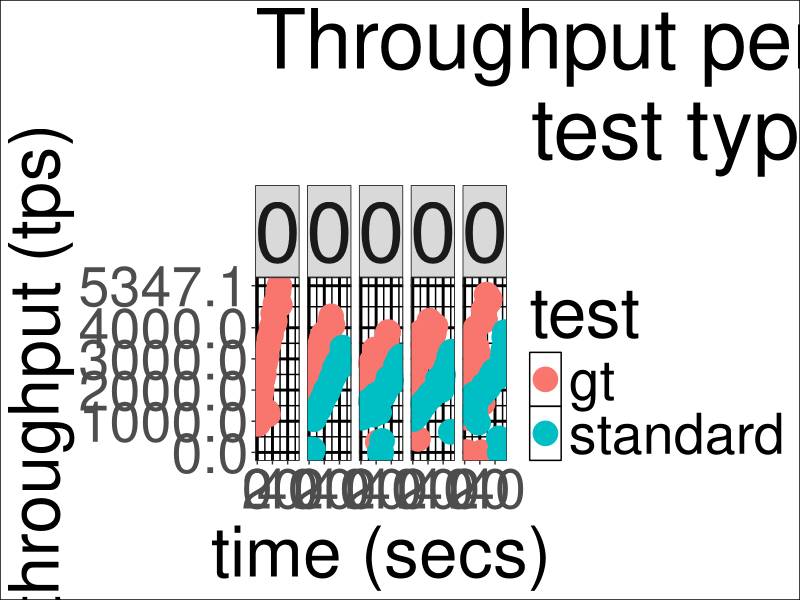

R code for this plot:
## ---- chunk 1
knitr::opts_chunk$set(echo = TRUE)
library(ggplot2)
library(ggthemes)
library(reshape2)
library(knitr)
library(plyr)

# test,active_schemas,workload,size,threads,ts,writes,reads,response_time,tps,user_provided_threads
data <- read.csv("../alldata.csv", header=T)

## ---- chunk 2

p <- ggplot(data, aes(x=ts, y=tps, color=as.factor(test))) + facet_grid(. ~ active_schemas, labeller=label_value) +
           guides(col = guide_legend("test")) + 
           geom_jitter(size=8,width=0.2,height=0.2) +
            theme_bw() +
            labs(x="time (secs)",y="throughput (tps)",title=paste("Throughput per
            test type and active schemas")) + expand_limits(x=0,y=0) +
            scale_y_continuous(breaks=extended_range_breaks()(rbind(0,data$tps))) +
            theme(panel.grid = element_line(colour="#010101",size=1),
            panel.background = element_rect(colour="#000000"),
            plot.background = element_rect(colour="#000000"),
            strip.background = element_rect(colour="#010101"),
            text=element_text(size=50),
            strip.text=element_text(size=60))    
print(p)

